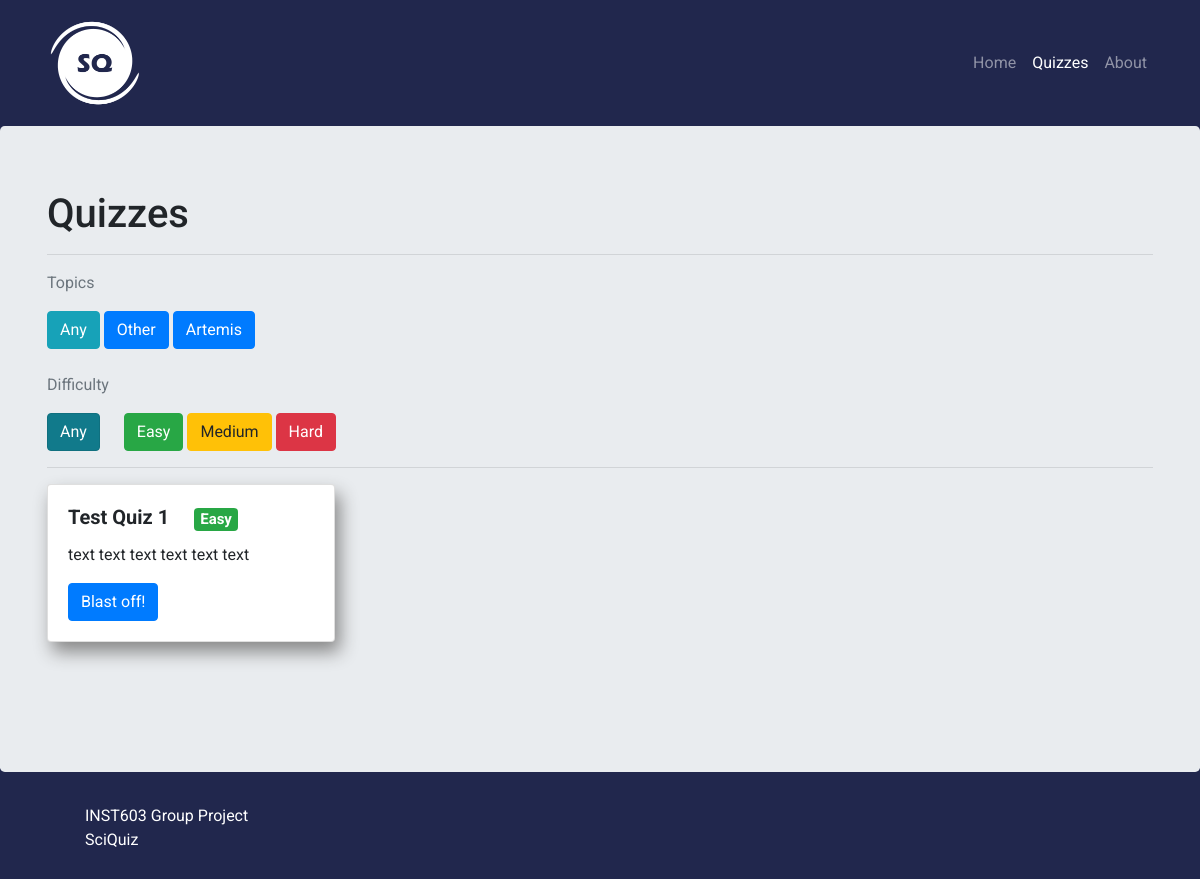
/quiz/, run on an earlier commit of the app's database.
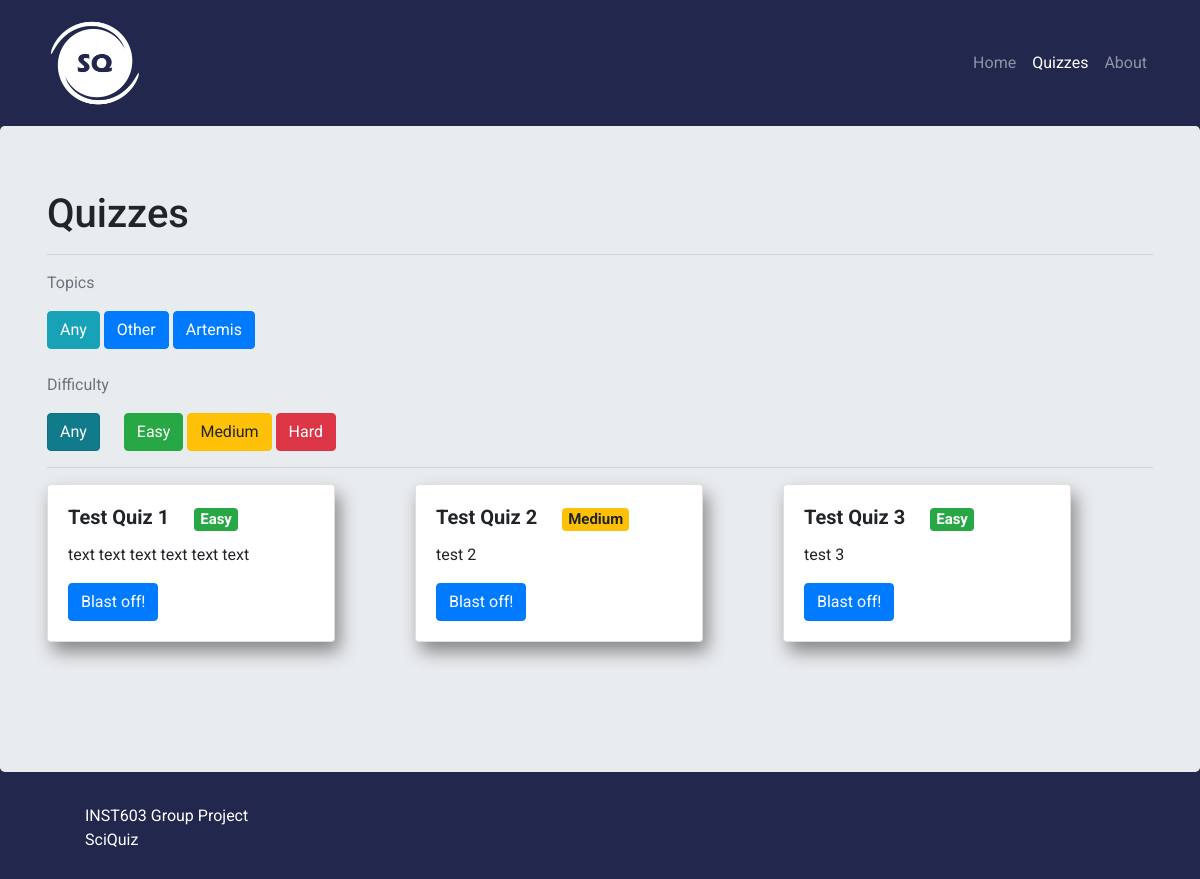
And on a later commit of the database.
### quiz/models.py (models this page shows, shortened)
class Quiz(models.Model):
    title = models.CharField(default='',max_length=1000)
    topic = models.CharField(default='Other',max_length=100,choices=TOPICS)
    difficulty = models.CharField(default='Easy',max_length=100,choices=DIFFICULTIES)
    thumbnail = models.ImageField(default=None)
    description = models.TextField(default='')

### quiz/views.py (the view, shortened to what this page needs)
# urls.py: path('quiz/',include('quiz.urls'), name='quiz'),
def quiz(request):
    context = {}
    def filter_topics(q_set,res):
        print(res['Topic'])
        if res['Topic'] == "Any":
            return Quiz.objects.all()
        q_set = q_set.filter(topic=res['Topic'])
        return q_set
    def filter_difficulty(q_set,res):
        print(res['Difficulty'])
        if res['Difficulty'] == "Any":
            return Quiz.objects.all()
        q_set = q_set.filter(difficulty=res['Difficulty'])
        return q_set
    quizzes = Quiz.objects.all()
    res = request.POST
    context['topics'] = ["Other","Artemis"]
    context['quizzes'] = quizzes
    print(res)
    return render(request,"quiz.html",context)

### quiz/templates/quiz.html (shortened to what this page needs)
{% extends "base.html" %} {% block content %} {% load static %}
<div class="jumbotron">
  <div class="container">
    <h1>Quizzes</h1>
    <hr>
    <div class="filters">
      <p class="text-muted">Topics</p>
      <div class="filter filter-basic">
        <div class="filter-nav">
          <form action="" method="POST">
            <button type="submit" class="btn btn-info" value="Any" name="Topic">Any</button>
            {% for topic in topics %}
            <button type="submit" class="btn btn-primary" value="{{topic}}" name="Topic" data-filter={{topic}}>{{topic}}</button>
            {% endfor %}
            <br><br>
            <div class="difficulty">
              <div>
                <p class="text-muted">Difficulty</p>
                <div class=difficulty-nav">
                  <button id="any-filter" class="btn btn-info active" type="submit" value="Any" name="Difficulty" data-filter="all">Any</button>
                  <button class="btn btn-primary btn-success" type="submit" value="Easy" name="Difficulty" data-filter="easy">Easy</button>
                  <button class="btn btn-primary btn-warning" type="submit" value="Medium" name="Difficulty" data-filter="medium">
                    Medium
                  </button>
                  <button class="btn btn-primary btn-danger" type="submit" value="Hard" name="Difficulty" data-filter="hard">
                    Hard
                  </button>
                </div>
              </div>
            </div>
          </form>
        </div>
      </div>
    </div>
    <hr />
    <div class="row quizzes">
      {% for quiz in quizzes %}
      <div class="col-auto mb-3">
        <div class="card" style="width: 18rem">
          <div class="card-body">
            <h5 class="card-title">{{quiz.title}}
            {% if quiz.difficulty == 'Easy' %}
            <span class="badge badge-success">Easy</span>
            {% elif quiz.difficulty == 'Medium'%}
            <span class="badge badge-warning">Medium</span>
            {% elif quiz.difficulty == 'Hard'%}
            <span class="badge badge-danger">Hard</span>
            {% endif %}
            </h5>
            <p class="card-text">
              {{quiz.description}}
            </p>
            <a href="{{quiz.id}}/" class="btn btn-primary">Blast off!</a>
          </div>
        </div>
      </div>
      {% endfor %}
    </div>
  </div>
</div>
{% endblock content %}

What changed in the data, as far as the page shows it:
added Quiz: title "Test Quiz 2", difficulty "Medium", description "test 2"
added Quiz: title "Test Quiz 3", difficulty "Easy", description "test 3"
